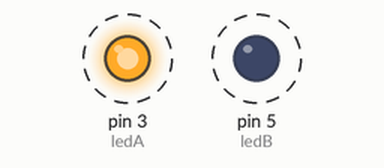
A sketch run on a simulated Arduino Uno, built with avr-gcc and run on an emulated ATmega328P. On the bench: output pins drawn as LEDs (lit = HIGH). Dashed ring = blinking.

Above: at 0.05 s.
Timing chart, 0 to 3.0 s (numbered marks = the images above):
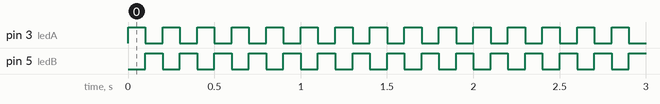

The sketch:

ex_4_1_start.ino
```cpp
/*
 예제 4.1
 LED 점멸
*/

const int ledA   =  3;
const int ledB   =  5;

int number = 1;
boolean flag = true;

void setup()
{
  Serial.begin(9600);
  pinMode(ledA, OUTPUT);
  pinMode(ledB, OUTPUT);
}

void loop()
{
  digitalWrite(ledA,HIGH);
  digitalWrite(ledB,LOW);
  delay(100);
  digitalWrite(ledA,LOW);
  digitalWrite(ledB,HIGH);
  delay(100);
}
```

Measured:
- by itself, pin 3 (ledA), pin 5 (ledB): alternates HIGH for 0.10 s and LOW for 0.10 s
